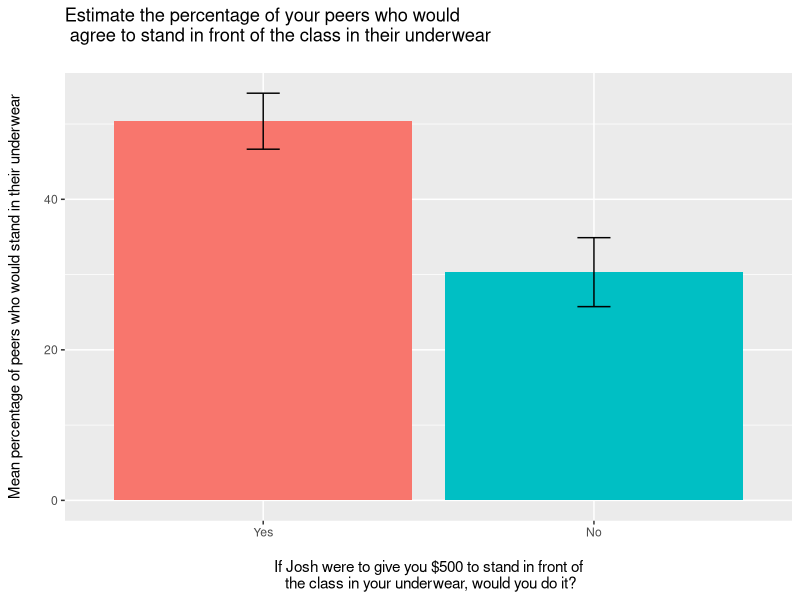

Recreate this plot in R.
# Interpreting SPSS Files
install.packages("foreign")
library("foreign")

# Reading the data to a data.frame R object
firstday.data <- read.spss(
  file="SOP4004.Questionnaire.sav",
  use.value.labels=T,
  use.missings=F,
  to.data.frame=T # We want this
)

# What are our variables called?
names(firstday.data)

# What does the data look like?
head(firstday.data[2:3]) # That's our data.frame object, being called by head()
head(firstday.data[,c("Underwear","PercentageUnderwear")]) # Same as above
firstday.data[1:5,c("Underwear","PercentageUnderwear")] # Same as above

# In RStudio
View(firstday.data)

# Let's run an ANOVA
underwear.aov <- aov(PercentageUnderwear ~ Underwear,data=firstday.data)

# What do the results look like?
summary(underwear.aov) # Hallelujah, p < .05

# In order to make some pretty graphs, we need to "melt" the data how the ggplot family likes.

install.packages(c("reshape2","ggplot2","plyr"),dependencies=T)
library(reshape2)
library(ggplot2)
library(plyr)

# Make a new dataframe with means
firstday.data.summary <- ddply(na.omit(firstday.data), .(Underwear), summarize,
      N = sum(!is.na(PercentageUnderwear)),
      mean = mean(PercentageUnderwear),
      sd = sd(PercentageUnderwear),
      se = sd/sqrt(N)
)

# Let's make a really nice plot in ggplot. Don't worry about all of this syntax for now.

ggplot(firstday.data.summary, aes(x=factor(firstday.data.summary$Underwear), y=mean, fill=factor(firstday.data.summary$Underwear))) +
  geom_bar(stat="identity") +
  geom_errorbar(
    aes(ymin=mean-se, ymax=mean+se),
    width=.1,                    # Width of the error bars
    position=position_dodge(.9)
  ) +
  labs(
    title="Estimate the percentage of your peers who would\n agree to stand in front of the class in their underwear\n"
  ) +
  guides(fill=F) +
  scale_x_discrete(name="\nIf Josh were to give you $500 to stand in front of\n the class in your underwear, would you do it?",breaks=c("Yes","No"),labels=c("Yes","No")) +
  scale_y_continuous(name="Mean percentage of peers who would stand in their underwear\n") +
  scale_fill_hue()